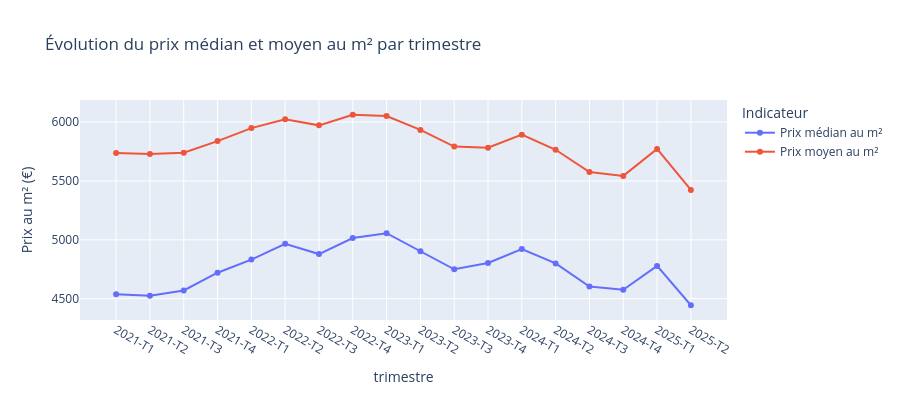
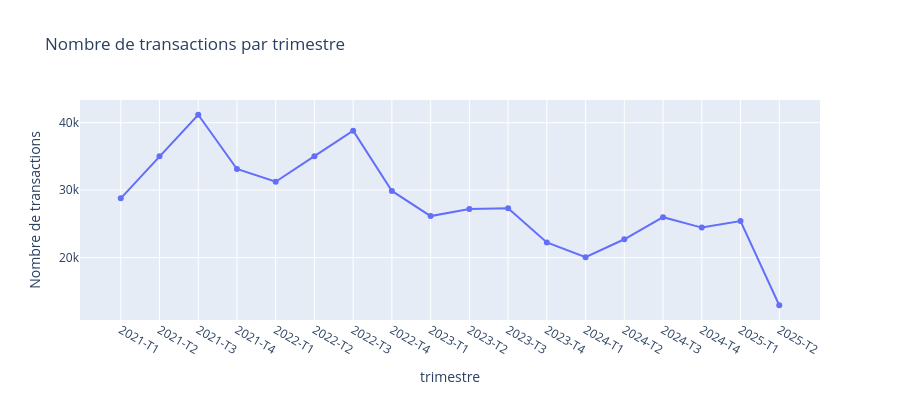

Source (notebook cell) for these figures, in order:
### Markdown cell above
#### Evolution du prix au mètre carré par trimestre

### Code cell
# Calculer le prix médian et moyen par trimestre
evolution_prix = train.groupby('trimestre')['prix_m2'].agg(['count', 'median', 'mean']).reset_index()
evolution_prix.columns = ['trimestre', 'nombre_transactions', 'prix_median_m2', 'prix_moyen_m2']

# Graphique 1 : Prix médian et moyen au m² par trimestre
fig_prix = go.Figure()
fig_prix.add_trace(go.Scatter(
    x=evolution_prix['trimestre'],
    y=evolution_prix['prix_median_m2'],
    mode='lines+markers',
    name='Prix médian au m²'
))
fig_prix.add_trace(go.Scatter(
    x=evolution_prix['trimestre'],
    y=evolution_prix['prix_moyen_m2'],
    mode='lines+markers',
    name='Prix moyen au m²'
))
fig_prix.update_layout(
    title="Évolution du prix médian et moyen au m² par trimestre",
    xaxis_title="trimestre",
    yaxis_title="Prix au m² (€)",
    hovermode='x unified',
    legend_title='Indicateur',
    height=400,
    font=dict(size=12)
)
fig_prix.show()

# Graphique 2 : Nombre de transactions par trimestre
fig_tx = go.Figure()
fig_tx.add_trace(go.Scatter(
    x=evolution_prix['trimestre'],
    y=evolution_prix['nombre_transactions'],
    mode='lines+markers',
    name='Nombre de transactions'
))
fig_tx.update_layout(
    title="Nombre de transactions par trimestre",
    xaxis_title="trimestre",
    yaxis_title="Nombre de transactions",
    hovermode='x unified',
    height=400,
    font=dict(size=12)
)
fig_tx.show()

### Figure 1 — Plotly figure (JSON) as saved in the notebook; plotly's stock layout.template omitted (floating-point values rounded to 4 significant figures)
{"data": [{"mode": "lines+markers", "name": "Prix médian au m²", "type": "scatter", "x": ["2021-T1", "2021-T2", "2021-T3", "2021-T4", "2022-T1", "2022-T2", "2022-T3", "2022-T4", "2023-T1", "2023-T2", "2023-T3", "2023-T4", "2024-T1", "2024-T2", "2024-T3", "2024-T4", "2025-T1", "2025-T2"], "y": [4538.0, 4525.0, 4570.0, 4721.0, 4832.0, 4967.0, 4879.0, 5015.0, 5057.0, 4904.0, 4750.0, 4804.0, 4922.0, 4800.0, 4604.0, 4576.0, 4778.0, 4444.0]}, {"mode": "lines+markers", "name": "Prix moyen au m²", "type": "scatter", "x": ["2021-T1", "2021-T2", "2021-T3", "2021-T4", "2022-T1", "2022-T2", "2022-T3", "2022-T4", "2023-T1", "2023-T2", "2023-T3", "2023-T4", "2024-T1", "2024-T2", "2024-T3", "2024-T4", "2025-T1", "2025-T2"], "y": [5737.0, 5729.0, 5740.0, 5839.0, 5949.0, 6024.0, 5972.0, 6062.0, 6052.0, 5934.0, 5792.0, 5783.0, 5893.0, 5765.0, 5575.0, 5543.0, 5772.0, 5424.0]}], "layout": {"font": {"size": 12}, "height": 400, "hovermode": "x unified", "legend": {"title": {"text": "Indicateur"}}, "title": {"text": "Évolution du prix médian et moyen au m² par trimestre"}, "xaxis": {"title": {"text": "trimestre"}}, "yaxis": {"title": {"text": "Prix au m² (€)"}}}}

### Figure 2 — Plotly figure (JSON) as saved in the notebook; plotly's stock layout.template omitted (floating-point values rounded to 4 significant figures)
{"data": [{"mode": "lines+markers", "name": "Nombre de transactions", "type": "scatter", "x": ["2021-T1", "2021-T2", "2021-T3", "2021-T4", "2022-T1", "2022-T2", "2022-T3", "2022-T4", "2023-T1", "2023-T2", "2023-T3", "2023-T4", "2024-T1", "2024-T2", "2024-T3", "2024-T4", "2025-T1", "2025-T2"], "y": [28775, 35024, 41169, 33120, 31234, 35024, 38811, 29869, 26141, 27185, 27317, 22240, 20044, 22704, 25979, 24433, 25402, 12917]}], "layout": {"font": {"size": 12}, "height": 400, "hovermode": "x unified", "title": {"text": "Nombre de transactions par trimestre"}, "xaxis": {"title": {"text": "trimestre"}}, "yaxis": {"title": {"text": "Nombre de transactions"}}}}
